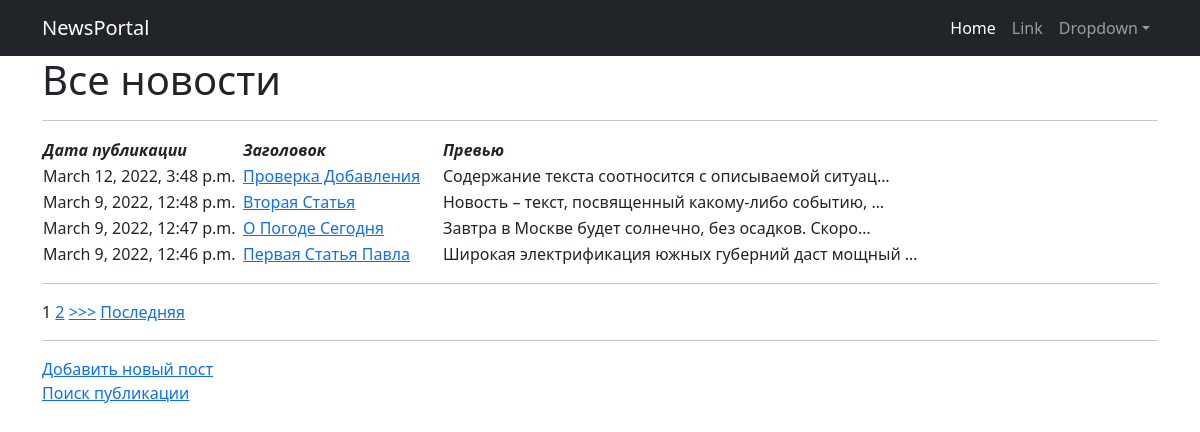
Page /news/ on the committed database.
### newspage/models.py (models this page shows, shortened)
class Post(models.Model):
    news = 'N'
    article = 'A'
    type = [
        (news, 'Новость'),
        (article, 'Статья')
    ]
    type_post = models.CharField(max_length=1, choices=type, default=article)
    author = models.ForeignKey(Author, on_delete=models.CASCADE)
    time_write = models.DateTimeField(auto_now_add=True)
    title = models.CharField(max_length=255, blank=False)
    text = models.TextField()
    rating = models.IntegerField(default=0)

### newspage/views.py (the view)
# urls.py: path('', PostList.as_view()),
class PostList(ListView):
    model = Post
    template_name = 'posts.html'
    context_object_name = 'posts'
    queryset = Post.objects.order_by('-id')
    paginate_by = 4

### templates/posts.html (shortened to what this page needs)
{% extends 'flatpages/default.html' %}
{% block content %}
    <h1>Все новости</h1>
    <hr>
    {% if posts %}
        <table>
            <thead>
                <tr>
                    <td width="200">
                        <em><strong> Дата публикации </strong></em>
                    </td>
                    <td width="200">
                        <em><strong> Заголовок </strong></em>
                    </td>
                    <td>
                        <em><strong> Превью </strong></em>
                    </td>
                </tr>
            </thead>
        {% for post in posts %}
            <tr>
                <td>
                    {{ post.time_write }}
                </td>
                <td>
                    <a href="{% url 'post' post.id %}">{{ post.title | title }}</a>
                </td>
                <td>
                    {{ post.text | truncatechars:51 }}
                </td>
            </tr>
        {% endfor %}
        </table>
<hr>
{% if is_paginated %}
    {% for num in page_obj.paginator.page_range %}
        {% if page_obj.number == num %}
            <a>{{ num }}</a>
        {% elif num > page_obj.number|add:'-3' and num < page_obj.number|add:'3' %}
            <a href="?page={{ num }}">{{ num }}</a>
        {% endif %}
    {% endfor %}
      {% if page_obj.has_next %}
        <a href="?page={{ page_obj.next_page_number }}">>>></a>
        <a href="?page={{ page_obj.paginator.num_pages }}">Последняя</a>
    {% endif %}
{% endif %}
    {% else %}
        <h2>Новостей нет!</h2>
    {% endif %}
<hr>
    <a href="{% url 'post_add' %}">Добавить новый пост</a> <br>
    <a href="{% url 'post_search' %}">Поиск публикации</a> <br>
{% endblock content %}

### rows in the picture
Post: time_write "March 12, 2022, 3:48 p.m.", title "Проверка Добавления", text "Содержание текста соотносится с описываемой ситуац…"
Post: time_write "March 9, 2022, 12:48 p.m.", title "Вторая Статья", text "Новость – текст, посвященный какому-либо событию, …"
Post: time_write "March 9, 2022, 12:47 p.m.", title "О Погоде Сегодня", text "Завтра в Москве будет солнечно, без осадков. Скоро…"
Post: time_write "March 9, 2022, 12:46 p.m.", title "Первая Статья Павла", text "Широкая электрификация южных губерний даст мощный …"

### other values in the picture
{{ num }} "1"
{{ num }} "2"
